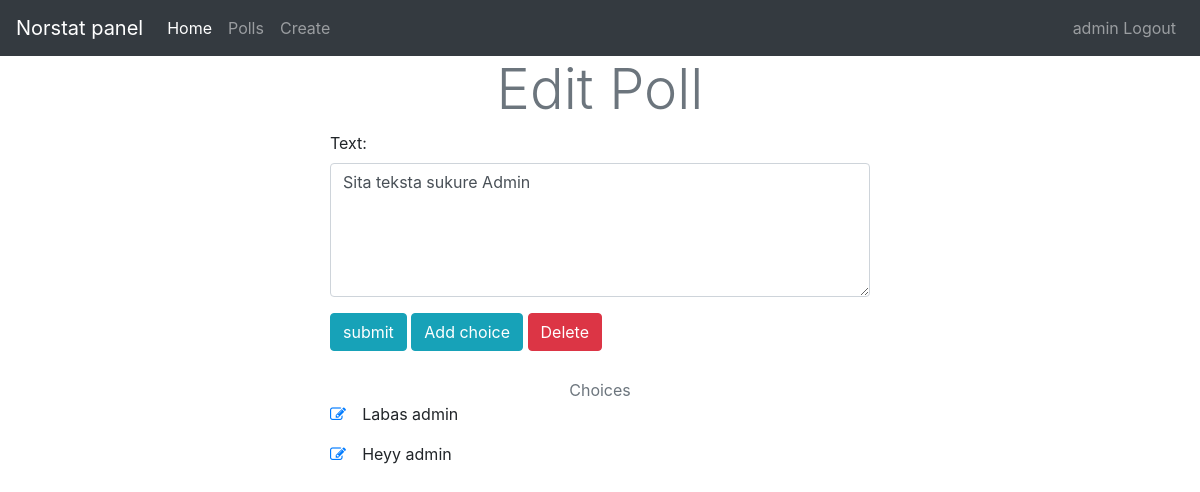
The app's page /polls/edit/5/ (signed in) with its own data.
### polls/models.py (models this page shows, shortened)
class Poll(models.Model):
    owner = models.ForeignKey(User, on_delete = models.CASCADE, default=1)
    text = models.CharField(max_length=255)
    pub_date = models.DateField()

class Choice(models.Model):
    poll = models.ForeignKey(Poll, on_delete=models.CASCADE)
    choice_text = models.CharField(max_length=255)

### polls/views.py (the view)
# urls.py: path('edit/<int:poll_id>/',  views.edit_poll, name='edit_poll'),
@login_required
def edit_poll(request, poll_id):
    poll = get_object_or_404(Poll, id=poll_id)
    if request.user != poll.owner:
        return redirect('/')
    if request.method == "POST":
        form = EditPollForm(request.POST, instance=poll)
        if form.is_valid():
            form.save()
            messages.success(
                            request,
                            'Poll was edited',
                            extra_tags='alert alert-info alert-dismissible fade show'
            )
            return redirect('polls:list')
    else:
        form = EditPollForm(instance = poll)
    return render(request, 'polls/edit_poll.html', {'form': form, 'poll': poll})

### polls/forms.py
class EditPollForm(forms.ModelForm):
    class Meta:
        model = Poll
        fields = ['text']
        widgets = {
            'text': forms.Textarea(attrs={"class":"form-control", "rows": 5, "cols": 20})
        }

### polls/templates/polls/edit_poll.html (shortened to what this page needs)
{% extends 'base.html' %}
{% block content %}
{% if user.is_superuser %}
<div class="container">
  <h1 class="display-4 text-center text-secondary">
    Edit Poll
  </h1>
  <div class="row">
    <div class="col-sm-6 offset-sm-3">
      <form class="" action="" method="post">
        {% for field in form %}
        <div class="form-group">
          {{ field.label_tag }}
          {{ field }}
        </div>
        {% endfor %}
        <input type="submit" name="" value="submit" class="btn btn-info" align="center">
        <a href="{% url 'polls:add_choice' poll.id %}" class="btn btn-info">Add choice</a>
        <a href="{% url 'polls:poll_confirm_delete' poll.id %}"
            class='btn btn-danger'>
             Delete
        </a>
      </form>
      <div class="display-5 text-center text-secondary" style="margin-top:5%;">Choices</div>
        {% for choice in poll.choice_set.all %}
              <p><a href="{% url 'polls:edit_choice' choice.id %}">
                <i class="fa fa-pencil-square-o" style="padding-right: 3%;"></i></a>{{choice.choice_text}}
              </p>
        {% endfor %}
    </div>
  </div>
</div>
{% endif %}
{% endblock %}

### templates/includes/navbar.html (shortened to what this page needs)
<nav class="navbar navbar-expand-lg navbar-dark bg-dark">
  <a class="navbar-brand" href="#">Norstat panel</a>
  <div class="collapse navbar-collapse" id="navbarNavAltMarkup">
    <div class="navbar-nav">
      <a class="nav-item nav-link active" href="{% url 'home' %}">Home <span class="sr-only">(current)</span></a>
      <a class="nav-item nav-link" href="{% url 'polls:list' %}">Polls</a>
      {% if user.is_superuser %}
        <a class="nav-item nav-link" href="{% url 'polls:listAdmin' %}">Create</a>
      {% endif %}
    </div>
    <div class="navbar-nav ml-auto">
      {% if request.user.is_authenticated %}
        <a class="nav-item nav-link" href="{% url 'accounts:logout' %}">{{ request.user }} Logout</a>
      {% else %}
        <a class="nav-item nav-link" href="{% url 'accounts:login' %}">Login</a>
      {% endif %}
    </div>
  </div>
</nav>

### records on screen
Poll: form "Sita teksta sukure Admin"
Choice: choice_text "Labas admin"
Choice: choice_text "Heyy admin"

### other values on screen
{{ request.user }} "admin"
{{ field.label_tag }} "Text:"
